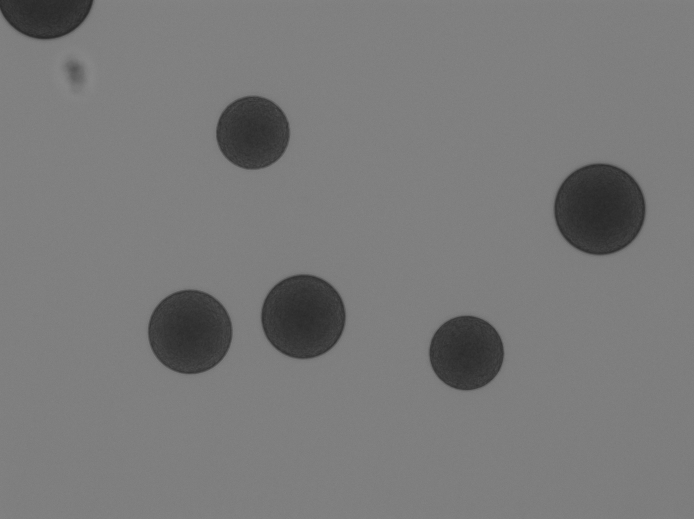
#> input picture ImageAnalysis/image_files/bf.0.11.tif, 1388 x 1038 px, given in place of bf.0.12.tif.tif, which was not available (shown at 1/2 size)
$ python DART-seq.bead.image_analysis.py ImageAnalysis/image_files/bf.0.11.tif ImageAnalysis/image_files/bf.0.12.tif   (older library calls are emulated)
#> lines starting #> are read from the running program, lines starting #| are printed output that depends on the picture; after the words box and inside, x2 and y2 are one past the last pixel; in counts of white or black regions, pixels touching at a corner belong together; pictures that were not available may be replaced by others from this repository, and a replacement may not be noted
###
#  Authors: P. Burnham, I. De Vlaminck (2018)
#
#  File: DART-seq.bead.image_analysis.py
#
#  Purpose: Produce intensity measurements from DART-seq beads tagged
#  with fluorescent hybridization oligos. Images should be in .tif
#  format.
###

### Libraries
import math
import numpy as np
import matplotlib.pyplot as plt
import matplotlib.patches as mpatches
import skimage
import sys
from scipy import ndimage as ndi
from scipy.ndimage import gaussian_filter
from skimage import data, io, filters, measure
from skimage import img_as_float
from skimage.morphology import reconstruction
from skimage.feature import register_translation
from skimage.draw import ellipse
from skimage.measure import label, regionprops
from skimage.transform import rotate
from skimage.filters import threshold_otsu
from skimage.segmentation import clear_border
from skimage.measure import label, regionprops
from skimage.morphology import closing, square
from skimage.color import label2rgb
from skimage.morphology import watershed
from skimage.feature import peak_local_max

### Settings/paths/
pathin = "image_files"
pathout = "bead_stats/"
channel = "cy5"

# Read in two images. Image 1 should be the bright field
# while Image 2 is the fluorescence image.

dil = sys.argv[1] # indicates dilution of toeholds
rep = sys.argv[2] # indicates image replicate number

imag1 = skimage.io.imread(pathin + 'bf' + '.' + dil + '.' + rep + '.tif')  # bright-field
#> imag1 is the input picture: shape (1038, 1388); min 38, max 139, mean 121.1
imag2 = skimage.io.imread(pathin + channel + '.' + dil + '.' + rep + '.tif')  # cy5 channel
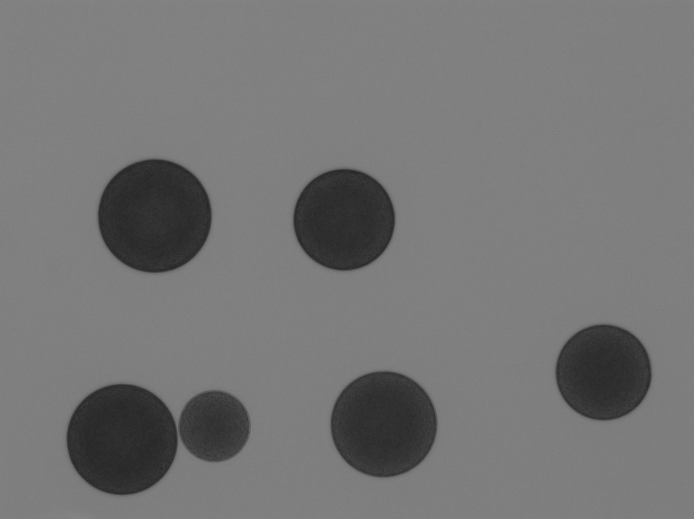
#> input picture ImageAnalysis/image_files/bf.0.12.tif, 1388 x 1038 px, given in place of bf.0.12.tif.tif, which was not available (shown at 1/2 size)
#> imag2 is the input picture: shape (1038, 1388); min 36, max 139, mean 116.8

# Shift image 1 with respect to imag2
shift_vectors = skimage.feature.register_translation(255-imag1, imag2)
#> shift_vectors = ([0, 0], 1, 3.14)
tform = skimage.transform.SimilarityTransform(translation=shift_vectors[0])
warped = skimage.transform.warp(imag1, tform)

thresh1 = threshold_otsu(warped)
#> thresh1 = 0.357
bw1 = closing(warped < thresh1, square(5))
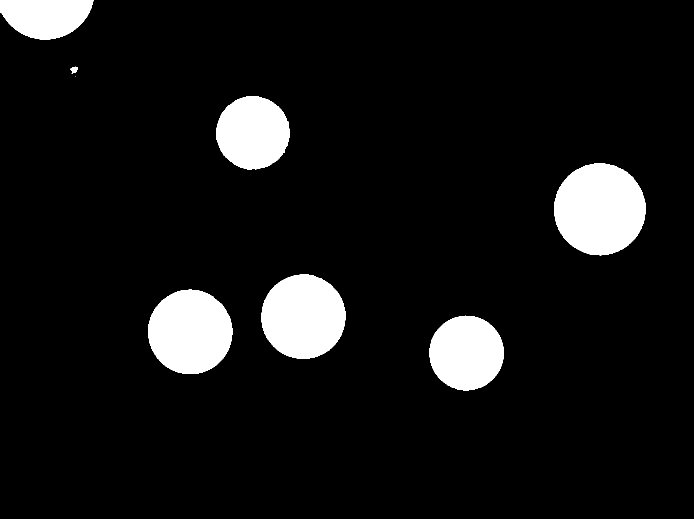
#> bw1: shape (1038, 1388) bool (shown at 1/2 size); 8.1% white; 8 white regions (1 under 20 px), largest, box (x1, y1, x2, y2) and area: (1108, 326, 1291, 511) 26355, (296, 579, 465, 748) 22292, (522, 549, 692, 718) 22269

# remove artifacts connected to image border
cleared1 = clear_border(bw1)
#> cleared1: shape (1038, 1388) bool; 7.3% white; 7 white regions (1 under 20 px), largest, box (x1, y1, x2, y2) and area: (1108, 326, 1291, 511) 26355, (296, 579, 465, 748) 22292, (522, 549, 692, 718) 22269, (859, 631, 1008, 781) 17405, (432, 192, 580, 339) 16810, (140, 133, 155, 148) 132

# label image regions
label_image1 = skimage.measure.label(cleared1)
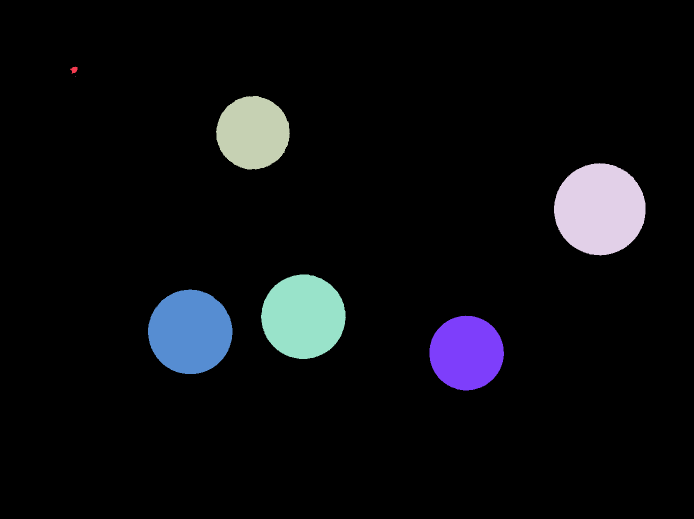
#> label_image1: shape (1038, 1388) int32 (shown at 1/2 size); 8 distinct labels, from 0 to 7; one colour per label, 0 black

# use watershed algorithm for segmentation of the beads
distance1 = ndi.distance_transform_edt(label_image1)
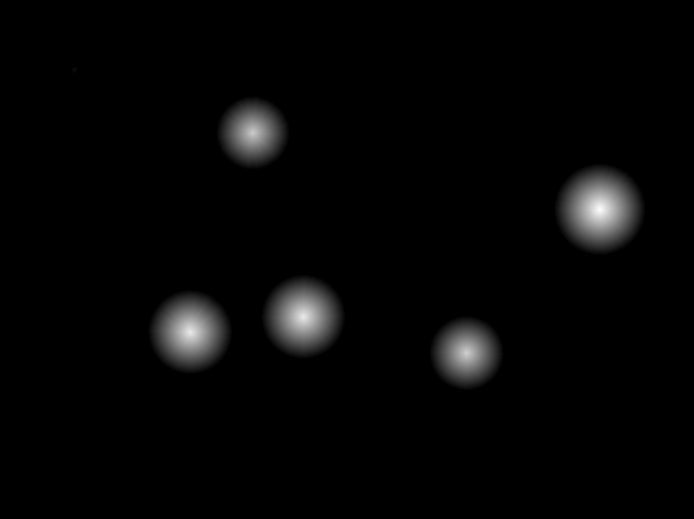
#> distance1: shape (1038, 1388) float64 (shown at 1/2 size); min 0, max 90.91, mean 2; drawn with min black and max white
local_maxi1 = peak_local_max(distance1, indices=False, footprint=np.ones((3, 3)),
                            labels=cleared1)
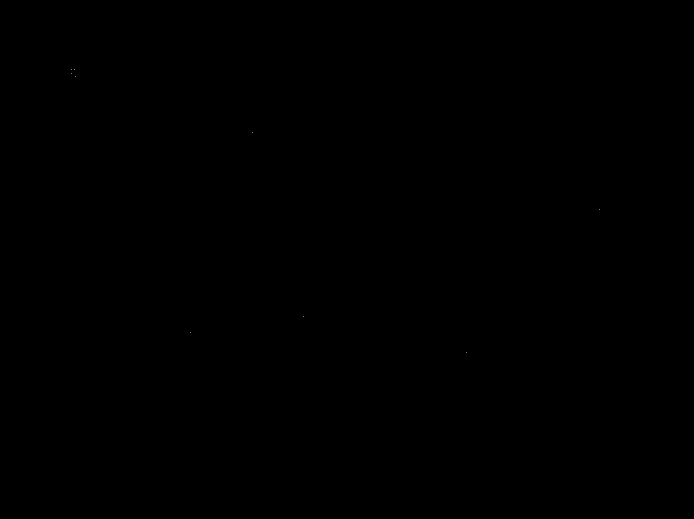
#> local_maxi1: shape (1038, 1388) bool (shown at 1/2 size); 0% white in thin lines or dots, all inside (x1, y1, x2, y2) = (142, 138, 1200, 706)
markers1 = ndi.label(local_maxi1)[0]
#> markers1: shape (1038, 1388) int32; 10 distinct labels, from 0 to 9
labels1 = watershed(-distance1, markers1, mask=cleared1)
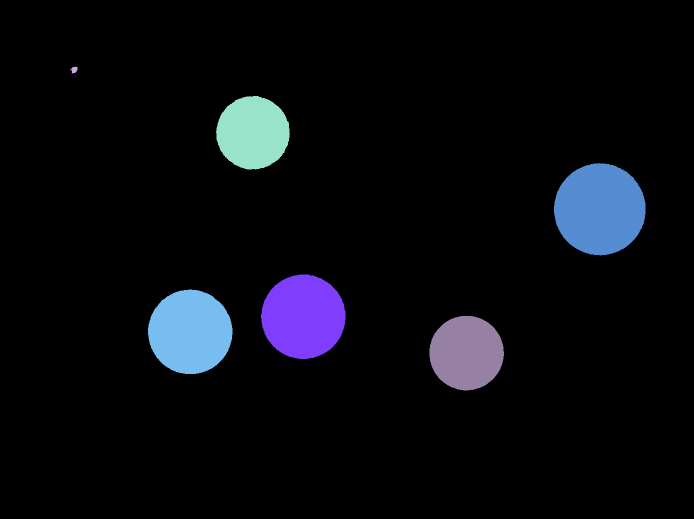
#> labels1: shape (1038, 1388) int32 (shown at 1/2 size); 10 distinct labels, from 0 to 9; one colour per label, 0 black

## use the image1 mask and the image 2 intensity to get the
## properties of the beads

abc1 =regionprops(labels1, intensity_image=imag2)
#> abc1 = 9 regions; largest, box (x1, y1, x2, y2) and area: (1108, 326, 1291, 511) 26355, (296, 579, 465, 748) 22292, (522, 549, 692, 718) 22269, (859, 631, 1008, 781) 17405, (432, 192, 580, 339) 16810

# create an array with various statistics
## use intensity to make sure not counting empty patches
emp = 1 - 1*skimage.util.img_as_bool(imag2)
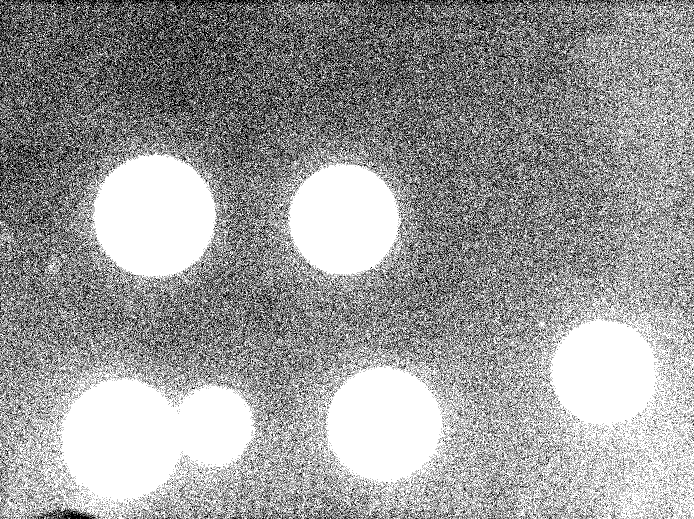
#> emp: shape (1038, 1388) int64 (shown at 1/2 size); values 0 (black) and 1 (white), 61.5% white; black in thin lines or dots

arr = np.empty((0,2), int)

for i in range(0,len(abc1)):
    if ((abc1[i].area > 5000) & (abc1[i].mean_intensity > np.mean(emp*imag2))) :
        arr = np.append(arr, np.array([[abc1[i].mean_intensity , abc1[i].area]]), axis=0)
#> this loop made 9 passes
#> arr on passes 5 to 7: [[128.1, 16810]], [[128.1, 16810], [127.2, 26355]], [[128.1, 16810], [127.2, 26355], [127.4, 22269]]
#> after the loop, arr = [[128.1, 16810], [127.2, 26355], [127.4, 22269], [127.6, 22292], [127, 17405]]

final_array = np.column_stack((arr,np.repeat(dil,arr.shape[0]),np.repeat(rep,arr.shape[0])))

exp_file_name = pathout + channel + '.' + dil + '.' + rep +".bead_details.csv"
#> (the run stopped early here; a loop or call above may not have finished)
